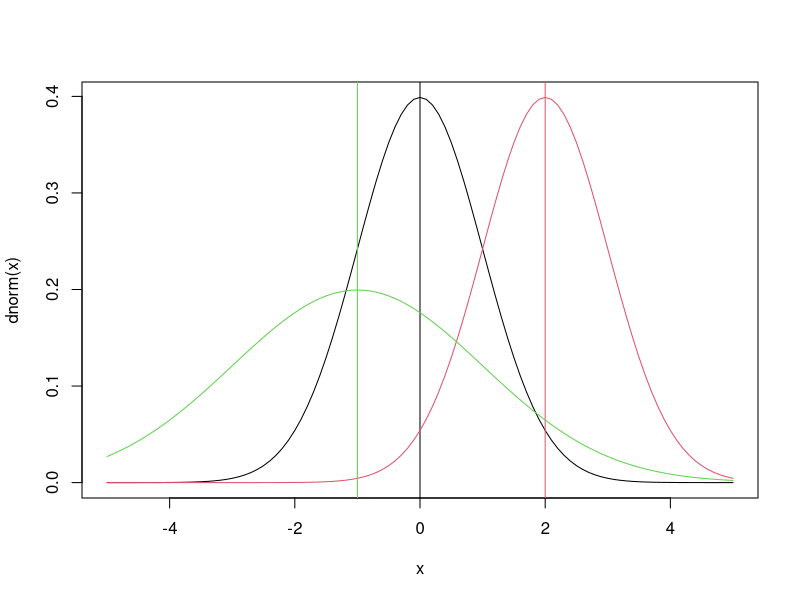
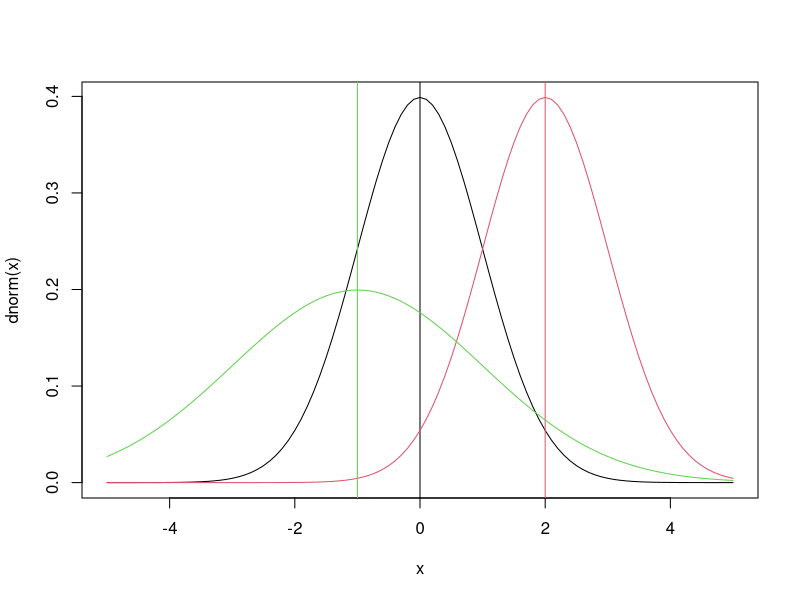
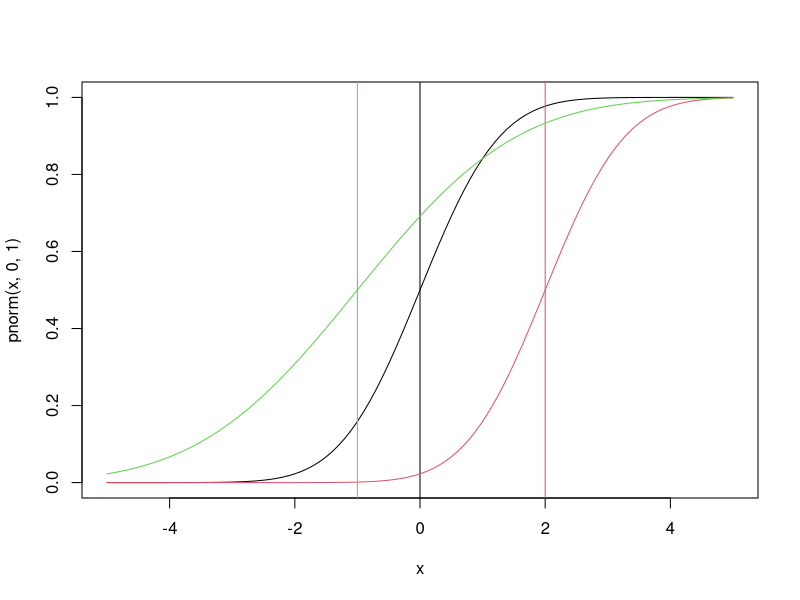
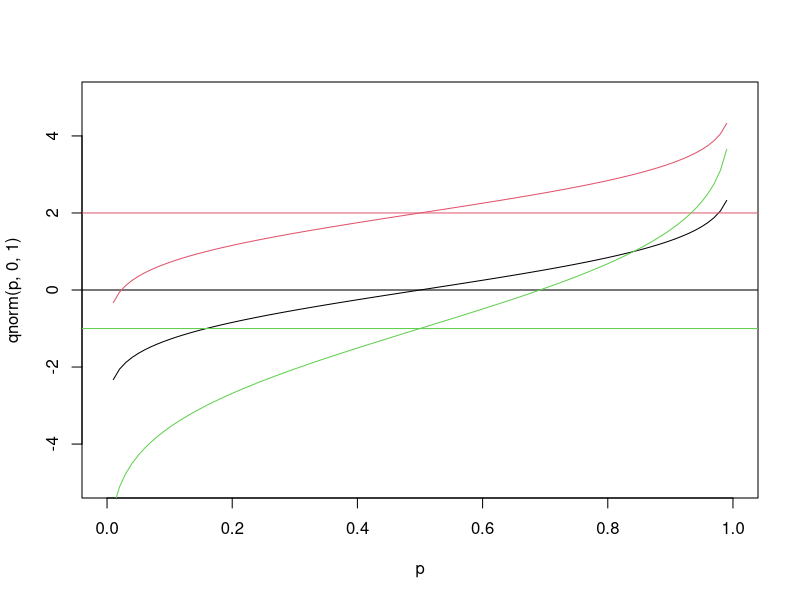
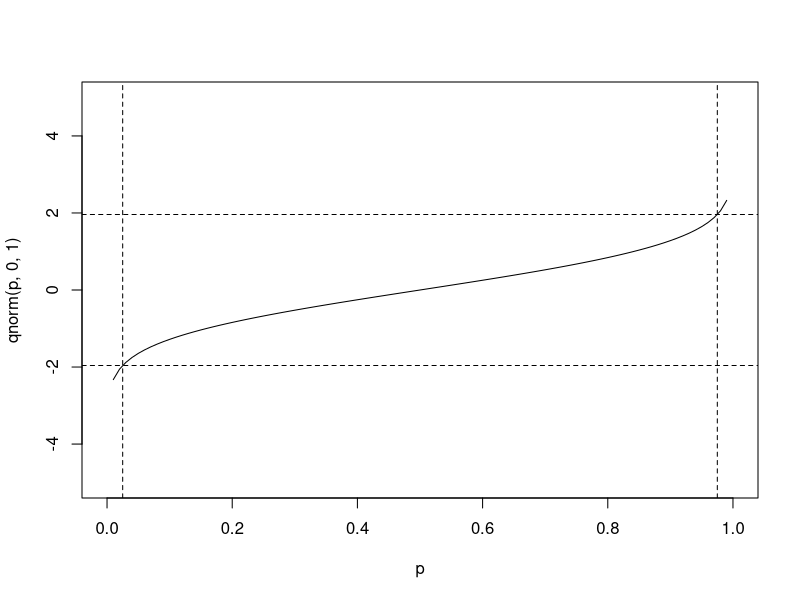
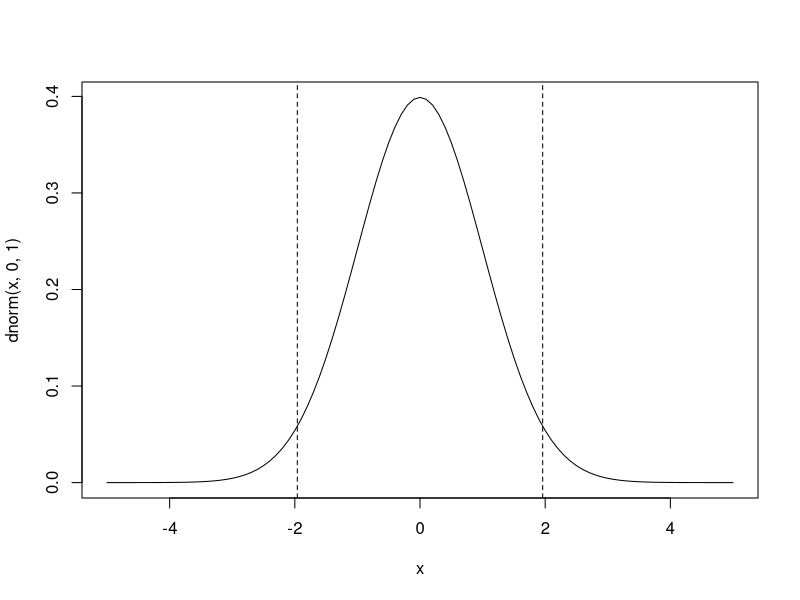
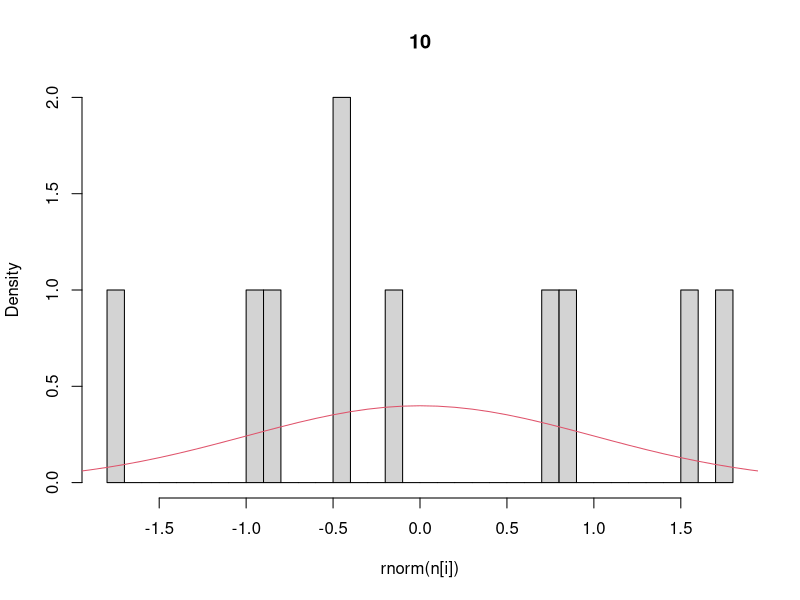
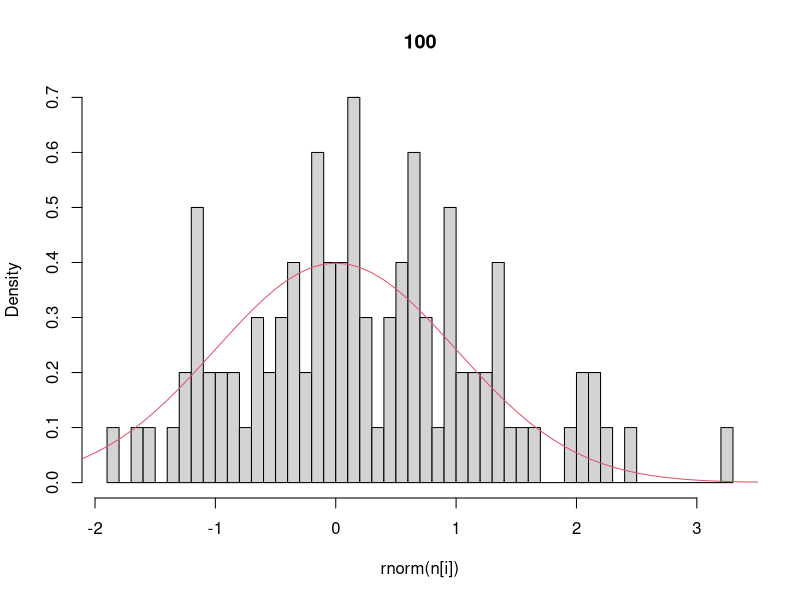

Recreate these plots in R, in order.
## ---- chunk 1
x = seq(-5,5,by=0.1)
plot(x,dnorm(x),type='l')  		## that’s a lowercase “L” for “line”
abline(v=0)					          ## add a line to indicate the mean (“v” is for “vertical”)
lines(x,dnorm(x,2),col=2)			## try changing the mean (“col” sets the color)
abline(v=2,col=2)
lines(x,dnorm(x,-1,2),col=3)	## try changing the mean and standard dev
abline(v=-1,col=3)
## ---- chunk 2
curve(dnorm,-5,5)
abline(v=0)
curve(dnorm(x,2),-5,5,add=TRUE,col=2)
abline(v=2,col=2)
curve(dnorm(x,-1,2),-5,5,add=TRUE,col=3)	## try changing the mean and standard dev
abline(v=-1,col=3)
## ---- chunk 3
dnorm(0.5,0,1)
dnorm(0.5,2,1)
dnorm(0.5,-1,2)
## ---- chunk 4
plot(x,pnorm(x,0,1),type='l')
abline(v=0)
lines(x,pnorm(x,2,1),col=2)
abline(v=2,col=2)
lines(x,pnorm(x,-1,2),col=3)
abline(v=-1,col=3)
## ---- chunk 5
pnorm(0.5,0,1)
pnorm(0.5,2,1)
pnorm(0.5,-1,2)
## ---- chunk 6
p = seq(0,1,by=0.01)
plot(p,qnorm(p,0,1),type='l',ylim=range(x))    # ylim sets the y-axis range
# range returns the min/max as a 2-element vector
abline(h=0)						# “h” for “horizontal”
lines(p,qnorm(p,2,1),col=2)
abline(h=2,col=2)
lines(p,qnorm(p,-1,2),col=3)
abline(h=-1,col=3)
## ---- chunk 7
qnorm(c(0.025,0.975),0,1)		# what width CI is specified by these values?
plot(p,qnorm(p,0,1),type='l',ylim=range(x))
abline(v=c(0.025,0.975),lty=2)	# add vertical lines at the CI
abline(h=qnorm(c(0.025,0.975)),lty=2)	#add horizontal lines at the threshold vals
plot(x,dnorm(x,0,1),type='l')		# plot the corresponding pdf
abline(v=qnorm(c(0.025,0.975)),lty=2)
## ---- chunk 8
n = c(10,100,1000,10000)	# sequence of sample sizes
for(i in 1:4){			# loop over these sample sizes
  hist(rnorm(n[i]),main=n[i],probability=TRUE,breaks=40)  
				#here breaks defines number of bins in the histogram
  lines(x,dnorm(x),col=2)
}
## ---- chunk 9
y = rnorm(10)  	## Sample size = 10
y
mean(y)
sd(y)			## standard deviation
sd(y)/sqrt(10) 		## standard error
y = rnorm(10000) 	## Sample size = 10000
mean(y)
sd(y)			## standard deviation
sd(y)/sqrt(10000) 	## standard error
## ---- chunk 10
plot(x,dunif(x),type='l')
lines(x,dunif(x,0,4),col=2)
lines(x,dunif(x,-3,-0.5),col=3)
lines(x,dunif(x,-6,-0.5),col=4)


plot(x,punif(x),type='l')
lines(x,punif(x,0,4),col=2)
lines(x,punif(x,-3,-0.5),col=3)
lines(x,punif(x,-6,-0.5),col=4)


plot(p,qunif(p),type='l',ylim=range(x))
lines(p,qunif(p,0,4),col=2)
lines(p,qunif(p,-3,-0.5),col=3)

hist(runif(500,-3,3),breaks=30,xlim=range(x),probability=TRUE)
lines(x,dunif(x,-3,3),col=2)
## ---- chunk 11
plot(p,dunif(p),type='l')
lines(p,dunif(p,0,4),col=2)
lines(p,dunif(p,-3,-0.5),col=3)

plot(p,punif(p),type='l')
lines(p,punif(p,0,4),col=2)
lines(p,punif(p,-3,-0.5),col=3)
## ---- chunk 12
plot(p,dbeta(p,5,5),type='l')
lines(p,dbeta(p,1,1),col=2)
lines(p,dbeta(p,0.2,0.2),col=3)

## vary beta
plot(p,dbeta(p,6,6),type='l',ylim=c(0,5))
lines(p,dbeta(p,6,4),col=2)
lines(p,dbeta(p,6,2),col=3)
lines(p,dbeta(p,6,1.25),col=4)
lines(p,dbeta(p,6,1),col=5)
lines(p,dbeta(p,6,0.25),col=6)
legend("topleft",legend=c(6,4,2,1.25,1,0.5),lty=1,col=1:6)

plot(p,pbeta(p,5,5),type='l')
lines(p,pbeta(p,1,1),col=2)
lines(p,pbeta(p,0.2,0.2),col=3)

hist(rbeta(500,3,3),breaks=30,xlim=range(p),probability=TRUE)
lines(p,dbeta(p,3,3),col=2)
lines(p,dbeta(p,3,3),col=2)
## ---- chunk 13
# mean(6,6) = 6/(6 + 6) = 0.5
# mean(6,4) = 0.6
# mean(6,2) = 0.75
# mean(6,1.25) = 24/29
# mean(6,1) = 6/7
# mean(6,0.25) = 0.96

median(dbeta(p,6,6))
median(dbeta(p,6,4))
median(dbeta(p,6,2))
median(dbeta(p,6,1.25))
median(dbeta(p,6,1))
median(dbeta(p,6,0.25))

## ---- chunk 14
## changing the mean
x <- 10^seq(-2,2,by=0.01)
plot(x,dlnorm(x,0),type='l',xlim=c(0,15),main="Changing the Mean")
lines(x,dlnorm(x,1),col=2)
lines(x,dlnorm(x,2),col=3)
legend("topright",legend=0:2,lty=1,col=1:3)

## on a log scale
plot(x,dlnorm(x,0),type='l',log='x',main="Log Scale")
lines(x,dlnorm(x,1),col=2)
lines(x,dlnorm(x,2),col=3)
abline(v=exp(0),col=1)
abline(v=exp(1),col=2)
abline(v=exp(2),col=3)
legend("topright",legend=0:2,lty=1,col=1:3)

## changing the variance
plot(x,dlnorm(x,2,.125),type='l',xlim=c(0,20),ylim=c(0,0.6),main="Changing the Variance")
lines(x,dlnorm(x,2,0.25),col=2)
lines(x,dlnorm(x,2,0.5),col=3)
lines(x,dlnorm(x,2,1),col=4)
lines(x,dlnorm(x,2,2),col=5)
lines(x,dlnorm(x,2,4),col=6)
abline(v=exp(2),col=1)
legend("topright",legend=c(0.125,0.25,0.5,1,2,4),lty=1,col=1:6)

## random sample
hist(rlnorm(250,2,1),breaks=30,probability=TRUE)
lines(x,dlnorm(x,2,1),col=4)
## ---- chunk 15
# dlnorm(x,0)
# arithmetic mean
0
# geometric mean
exp(0 + 1/2)

# dlnorm(x,1)
# arithmetic mean
# geometric mean
exp(1 + 1/2)

# dlnorm(x,2)
# arithmetic mean
2
# geometric mean
exp(2 + 1/2)
## ---- chunk 16
## changing the mean
x <- seq(0,10,by=0.01)
plot(x,dexp(x,0.125),type='l',ylim=c(0,1))
lines(x,dexp(x,0.25),col=2)
lines(x,dexp(x,0.5),col=3)
lines(x,dexp(x,1),col=4)
lines(x,dexp(x,2),col=5)
lines(x,dexp(x,4),col=6)
legend("topright",legend=c(0.125,0.25,0.5,1,2,4),lty=1,col=1:6)

## random sample
hist(rexp(250,2),breaks=30,probability=TRUE)
lines(x,dexp(x,2),col=4)

## laplace vs Gaussian
plot(x,dexp(abs(x-5),1)/2,type='l')
lines(x,dnorm(x,5),col=2)

plot(x,dexp(abs(x-5),1)/2,type='l',log='y')   ## same plot as last but on a log scale
lines(x,dnorm(x,5),col=2)
## ---- chunk 17
x <- seq(0,10,by=0.01)

## change rate
plot(x,dgamma(x,3,3),type='l' ,ylim=c(0,1.6))
lines(x,dgamma(x,3,1),col=2)
lines(x,dgamma(x,3,6),col=3)
lines(x,dgamma(x,3,1/3),col=4)
legend("topright",legend=c(3,1,6,0.33),lty=1,col=1:4)

## change shape
plot(x,dgamma(x,3,3),type='l')
lines(x,dgamma(x,1,3),col=2)
lines(x,dgamma(x,6,3),col=3)
lines(x,dgamma(x,18,3),col=4)
legend("topright",legend=c(3,1,6,18),lty=1,col=1:4)

## change variance
a <- c(20,15,10,5,2.5,1.25)
r <- c(4,3,2,1,0.5,0.25)
plot(x,dgamma(x,20,4),type='l')
for(i in 1:6){
  lines(x,dgamma(x,a[i],r[i]),col=i)}
var = a/r^2
mean =  a/r
legend("topright",legend=format(var,digits=3),lty=1,col=1:6)
var
mean

## change mean
var = 4
mean = c(1,2,3,4,5)
rate = mean/var
shape = mean^2/var
plot(x,dgamma(x,shape[2],rate[2]),type='l',col=2)
for(i in 1:5){
  lines(x,dgamma(x,shape[i],rate[i]),col=i)
}
legend("topright",legend=1:5,lty=1,col=1:5)
rate
shape
## ---- chunk 18
x <- 0:11

## vary size of sample (number of draws)
size = c(1,5,10)
plot(x,dbinom(x,size[1],0.5),type='s')
for(i in 2:3){
  lines(x,dbinom(x,size[i],0.5),type='s',col=i)
}
legend("topright",legend=size,lty=1,col=1:3)

## vary probability
n = 10
p = c(0.1,0.25,0.5)
plot(x,dbinom(x,n,p[1]),type='s')
for(i in 2:3){
  lines(x,dbinom(x,n,p[i]),col=i,type='s')
}
abline(v = n*p,col=1:3,lty=2)
legend("topright",legend=p,lty=1,col=1:3)

## CDF
plot(x,pbinom(x,n,p[1]),type='s',ylim=c(0,1))
for(i in 2:3){
  lines(x,pbinom(x,n,p[i]),col=i,type='s')
}
legend("bottomright",legend=p,lty=1,col=1:3)

## Random samples
hist(rbinom(100,10,0.5)+0.0001,   ## small amount added because
     probability=TRUE,		 ## of way R calculates breaks 
     breaks=0:11,main="Random Binomial") 
lines(x,dbinom(x,10,0.5),type='s',col=2)	#Analytical solution
legend("topright",legend=c("sample","pmf"),lty=1,col=1:2)
## ---- chunk 19
x <- 0:12
plot(x,dpois(x,1),type='s')
lines(x,dpois(x,2),type='s',col=2)
lines(x,dpois(x,5),type='s',col=3)
lines(x+0.5,dnorm(x,6,sqrt(10)),col=2)
legend("topright",legend=c(1,2,5),lty=1,col=1:3)

x <- 20:80
plot(x,dpois(x,50),type='s',ylim=c(0,0.08))  	#Poisson with mean 50 (variance = 50)
lines(x+0.5,dnorm(x,50,sqrt(50)),col=2)		#Normal with mean and variance of 50
lines(x,dbinom(x,100,0.5),col=3,type='s')		#Binomial with mean 50 (variance = 25)
legend("topright",legend=c("pois","norm","binom"),col=1:3,lty=1)

plot(x,dbinom(x,100,0.5),type='s',col=3)		#Binomial with mean 50 (variance = 25)
lines(x+0.5,dnorm(x,50,sqrt(25)),col=2)		#Normal with mean 50 and variance of 25
lines(x,dpois(x,50),col=1,type='s')			#Poisson with mean 50 (variance = 50)
legend("topright",legend=c("pois","norm","binom"),col=1:3,lty=1)
## ---- chunk 20
x <- 0:20
## negative binomial
mean(dnbinom(x,1,0.5))
## vary size
plot(x,dnbinom(x,1,0.5),type="s",main="vary size")
lines(x,dnbinom(x,2,0.5),type="s",col=2)
lines(x,dnbinom(x,3,0.5),type="s",col=3)
lines(x,dnbinom(x,5,0.5),type="s",col=4)
lines(x,dnbinom(x,10,0.5),type="s",col=5)
legend("topright",legend=c(1,2,3,5,10),col=1:5,lty=1)

## vary probability
plot(x,dnbinom(x,3,0.5),type="s",main="vary probability")
lines(x,dnbinom(x,3,0.3),type="s",col=2)
lines(x,dnbinom(x,3,0.2),type="s",col=3)
lines(x,dnbinom(x,3,0.1),type="s",col=4)
legend("topright",legend=c(0.5,0.3,0.2,0.1),col=1:5,lty=1)

## vary variance , alternate parameterization
mean = 8
var = c(10,20,30)
size = mean^2/(var-mean)
plot(x,dnbinom(x,mu=mean,size=size[1]),type="s",ylim=c(0,0.14),main="vary variance")
lines(x,dnbinom(x,mu=mean,size=size[2]),type="s",col=2)
lines(x,dnbinom(x,mu=mean,size=size[3]),type="s",col=3)
lines(x,dnbinom(x,mu=mean,8),type="s",col=5)
legend('topright',legend=format(c(var,mean),digits=2),col=1:4,lty=1)
lines(x,dpois(x,mean),col=4,type="s")
## NB as generalization of pois with inflated variance
plot(x,dpois(x,8),type='s')
## geometric
plot(x,dgeom(x,0.5),type="s",main="Geometric")
lines(x,dgeom(x,0.15),type="s",col=2)
lines(x,dgeom(x,0.05),type="s",col=3)
lines(x,dnbinom(x,1,0.15),type="s",col=4,lty=2)
## geometric as special case of NB where size = 1

